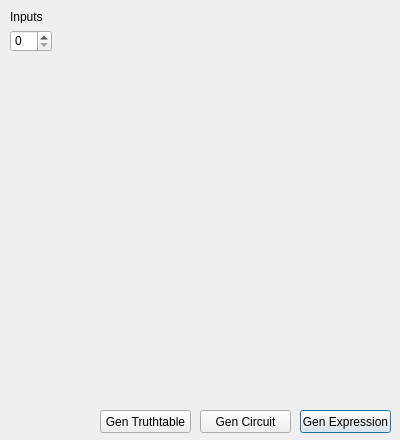
<?xml version="1.0" encoding="UTF-8"?>
<ui version="4.0">
 <class>DLG_KarnaughMap</class>
 <widget class="QDialog" name="DLG_KarnaughMap">
  <property name="geometry">
   <rect>
    <x>0</x>
    <y>0</y>
    <width>400</width>
    <height>440</height>
   </rect>
  </property>
  <property name="windowTitle">
   <string>K-map</string>
  </property>
  <widget class="QLabel" name="lbl_inputs">
   <property name="geometry">
    <rect>
     <x>10</x>
     <y>10</y>
     <width>47</width>
     <height>13</height>
    </rect>
   </property>
   <property name="text">
    <string>Inputs</string>
   </property>
  </widget>
  <widget class="QSpinBox" name="spinBox_inputs">
   <property name="geometry">
    <rect>
     <x>10</x>
     <y>30</y>
     <width>42</width>
     <height>22</height>
    </rect>
   </property>
  </widget>
  <widget class="QPushButton" name="btn_expressions">
   <property name="geometry">
    <rect>
     <x>300</x>
     <y>410</y>
     <width>91</width>
     <height>23</height>
    </rect>
   </property>
   <property name="text">
    <string>Gen Expression</string>
   </property>
  </widget>
  <widget class="QPushButton" name="btn_circuit">
   <property name="geometry">
    <rect>
     <x>200</x>
     <y>410</y>
     <width>91</width>
     <height>23</height>
    </rect>
   </property>
   <property name="text">
    <string>Gen Circuit</string>
   </property>
  </widget>
  <widget class="QPushButton" name="btn_truthTable">
   <property name="geometry">
    <rect>
     <x>100</x>
     <y>410</y>
     <width>91</width>
     <height>23</height>
    </rect>
   </property>
   <property name="text">
    <string>Gen Truthtable</string>
   </property>
  </widget>
 </widget>
 <resources/>
 <connections/>
</ui>
